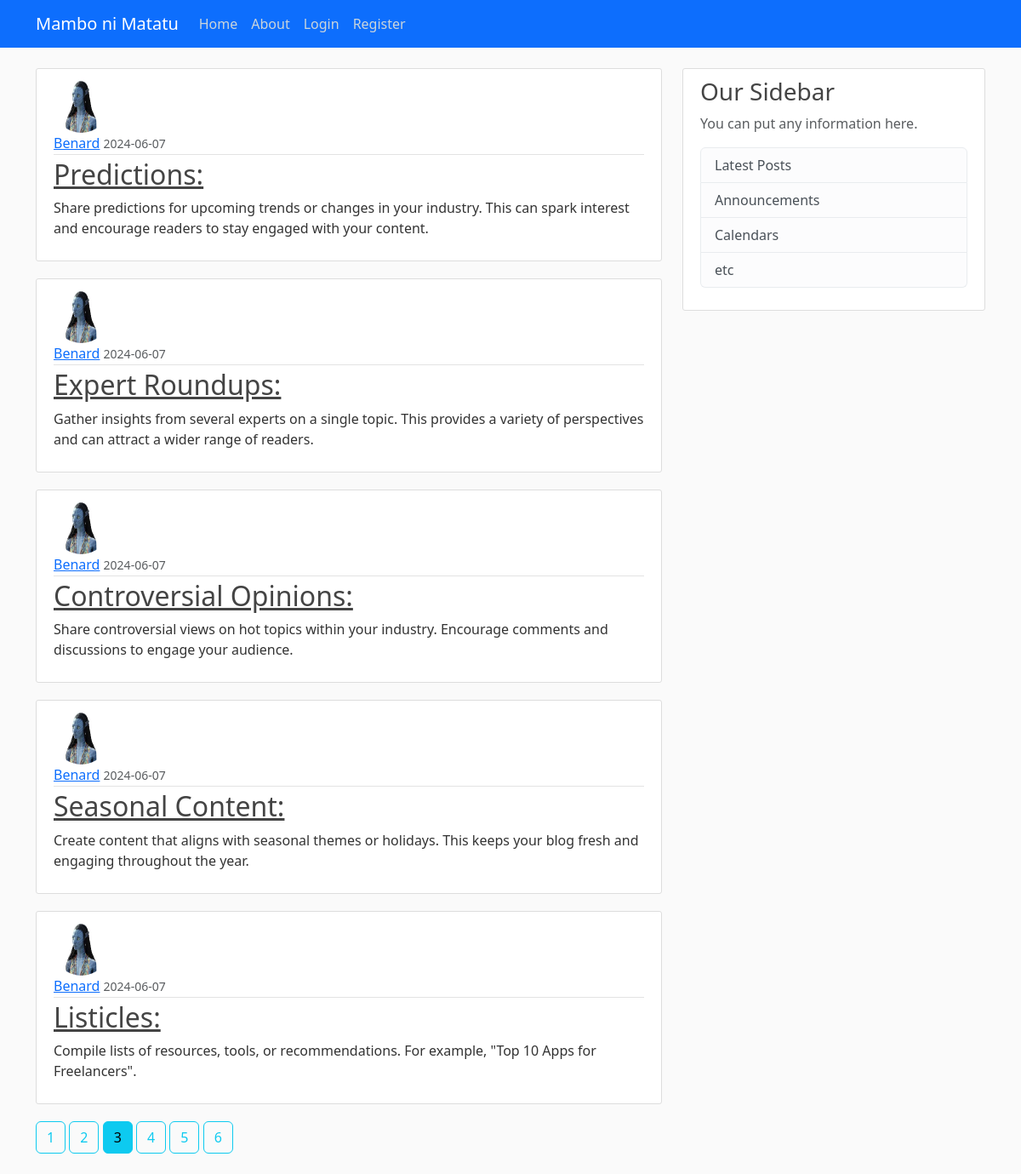
/?page=3, run on the app's committed database.
### app/models.py (models this page shows, shortened)
class Post(db.Model):
    id = db.Column(db.Integer, primary_key=True)
    title = db.Column(db.String(100), nullable=False)
    content = db.Column(db.Text, nullable=False)
    date_posted = db.Column(db.DateTime, nullable=False, default=datetime.utcnow)
    user_id = db.Column(db.Integer, db.ForeignKey('user.id'), nullable=False)

class User(db.Model, UserMixin):
    id = db.Column(db.Integer, primary_key=True)
    username = db.Column(db.String(12), unique=True, nullable=False)
    email = db.Column(db.String(120), unique=True, nullable=False)
    image_file = db.Column(db.String(20), nullable=False, default='default.jpg')
    password = db.Column(db.String(60), nullable=False)
    posts = db.relationship('Post', backref='author', lazy=True)

### app/routes.py (the view)
@app.route("/")
def home():
    page = request.args.get('page', 1, type=int)
    posts = Post.query.order_by(Post.date_posted.desc()).paginate(page=page, per_page=5)
    return render_template("home.html", posts=posts)

### app/templates/home.html
{% extends 'base.html' %} {% block content %} {% for post in posts.items %}
<article class="media content-section">
  <img
    class="rounded-circle article-img"
    src="{{ url_for('static', filename='profile_pics/' + post.author.image_file) }}"
  />
  <div class="media-body">
    <div class="article-metadata">
      <a
        class="mr-2"
        href="{{ url_for('user_posts', username=post.author.username) }}"
        >{{ post.author.username }}</a
      >
      <small class="text-muted"
        >{{ post.date_posted.strftime('%Y-%m-%d') }}</small
      >
    </div>
    <h2>
      <a class="article-title" href="{{ url_for('post', post_id=post.id) }}"
        >{{ post.title }}</a
      >
    </h2>
    <p class="article-content">{{ post.content }}</p>
  </div>
</article>
{% endfor %} {% for page_num in posts.iter_pages(left_edge=1, right_edge=1,
left_current=1, right_current=2) %} {% if page_num %} {% if posts.page ==
page_num %}
<a class="btn btn-info mb-4" href="{{ url_for('home', page=page_num) }}"
  >{{ page_num }}</a
>
{% else %}
<a class="btn btn-outline-info mb-4" href="{{ url_for('home', page=page_num) }}"
  >{{ page_num }}</a
>
{% endif %} {% else %} ... {% endif %} {% endfor %} {% endblock %}

### app/static/main.css (style rules this page uses)
body { background: #fafafa; color: #333333; margin-top: 5rem; }
h1, h2, h3, h4, h5, h6 { color: #444444; }
.content-section { background: #ffffff; padding: 10px 20px; border: 1px solid #dddddd; border-radius: 3px; margin-bottom: 20px; }
.article-title { color: #444444; }
.article-content { white-space: pre-line; }
.article-img { height: 65px; width: 65px; margin-right: 16px; }
.article-metadata { padding-bottom: 1px; margin-bottom: 4px; border-bottom: 1px solid #e3e3e3; }

### data on the page
Post: image_file (placeholder picture), author.username "Benard", date_posted "2024-06-07", title "Predictions:", content "Share predictions for upcoming trends or changes in your industry. This can spark interest and encourage readers to stay engaged with your content."
Post: image_file (placeholder picture), author.username "Benard", date_posted "2024-06-07", title "Expert Roundups:", content "Gather insights from several experts on a single topic. This provides a variety of perspectives and can attract a wider range of readers."
Post: image_file (placeholder picture), author.username "Benard", date_posted "2024-06-07", title "Controversial Opinions:", content "Share controversial views on hot topics within your industry. Encourage comments and discussions to engage your audience."
Post: image_file (placeholder picture), author.username "Benard", date_posted "2024-06-07", title "Seasonal Content:", content "Create content that aligns with seasonal themes or holidays. This keeps your blog fresh and engaging throughout the year."
Post: image_file (placeholder picture), author.username "Benard", date_posted "2024-06-07", title "Listicles:", content "Compile lists of resources, tools, or recommendations. For example, \"Top 10 Apps for Freelancers\"."

### other printed values
{{ page_num }} "1" "2" "4" "5" "6"
{{ page_num }} "3"
